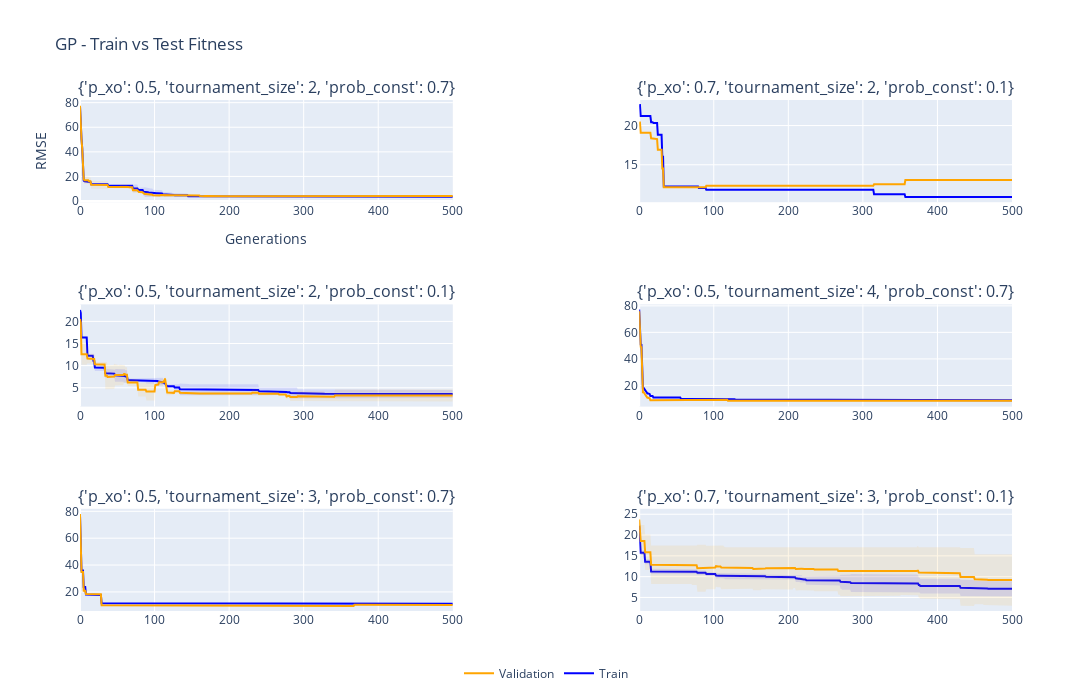

Notebook code cell kept with this figure:
### Markdown cell above
## Brief Bloat and Overfitting Discussion 

- Following nested cross-validation with grid search, the chosen hyperparameters remained varied.

- Solutions converge rapidly and plateau within the first 100 iterations, while continuing to grow in size—an unmistakable sign of bloat.

- In most cases, the training and validation curves align closely, indicating minimal overfitting.

### Code cell
fit_or_size_per_comb(k_outer,MODEL_NAME)

### Figure 1 — Plotly figure (JSON) as saved in the notebook; plotly's stock layout.template omitted (floating-point values rounded to 4 significant figures; data arrays with more than 128 entries replaced by an {"elided": "..."} marker saying what was removed)
{"data": [{"line": {"color": "blue"}, "mode": "lines", "name": "Train", "showlegend": true, "type": "scatter", "x": {"elided": "501 int values"}, "xaxis": "x", "y": {"elided": "501 float values"}, "yaxis": "y"}, {"line": {"width": 0}, "mode": "lines", "name": "+1 std Train", "showlegend": false, "type": "scatter", "x": {"elided": "501 int values"}, "xaxis": "x", "y": {"elided": "501 float values"}, "yaxis": "y"}, {"fill": "tonexty", "fillcolor": "rgba(0,0,255,0.1)", "line": {"width": 0}, "mode": "lines", "name": "-1 std Train", "showlegend": false, "type": "scatter", "x": {"elided": "501 int values"}, "xaxis": "x", "y": {"elided": "501 float values"}, "yaxis": "y"}, {"line": {"color": "orange"}, "mode": "lines", "name": "Validation", "showlegend": true, "type": "scatter", "x": {"elided": "501 int values"}, "xaxis": "x", "y": {"elided": "501 float values"}, "yaxis": "y"}, {"line": {"width": 0}, "mode": "lines", "name": "+1 std Val", "showlegend": false, "type": "scatter", "x": {"elided": "501 int values"}, "xaxis": "x", "y": {"elided": "501 float values"}, "yaxis": "y"}, {"fill": "tonexty", "fillcolor": "rgba(255,165,0,0.1)", "line": {"width": 0}, "mode": "lines", "name": "-1 std Val", "showlegend": false, "type": "scatter", "x": {"elided": "501 int values"}, "xaxis": "x", "y": {"elided": "501 float values"}, "yaxis": "y"}, {"line": {"color": "blue"}, "mode": "lines", "name": "Train", "showlegend": false, "type": "scatter", "x": {"elided": "501 int values"}, "xaxis": "x2", "y": {"elided": "501 float values"}, "yaxis": "y2"}, {"line": {"width": 0}, "mode": "lines", "name": "+1 std Train", "showlegend": false, "type": "scatter", "x": {"elided": "501 int values"}, "xaxis": "x2", "y": {"elided": "501 null values"}, "yaxis": "y2"}, {"fill": "tonexty", "fillcolor": "rgba(0,0,255,0.1)", "line": {"width": 0}, "mode": "lines", "name": "-1 std Train", "showlegend": false, "type": "scatter", "x": {"elided": "501 int values"}, "xaxis": "x2", "y": {"elided": "501 null values"}, "yaxis": "y2"}, {"line": {"color": "orange"}, "mode": "lines", "name": "Validation", "showlegend": false, "type": "scatter", "x": {"elided": "501 int values"}, "xaxis": "x2", "y": {"elided": "501 float values"}, "yaxis": "y2"}, {"line": {"width": 0}, "mode": "lines", "name": "+1 std Val", "showlegend": false, "type": "scatter", "x": {"elided": "501 int values"}, "xaxis": "x2", "y": {"elided": "501 null values"}, "yaxis": "y2"}, {"fill": "tonexty", "fillcolor": "rgba(255,165,0,0.1)", "line": {"width": 0}, "mode": "lines", "name": "-1 std Val", "showlegend": false, "type": "scatter", "x": {"elided": "501 int values"}, "xaxis": "x2", "y": {"elided": "501 null values"}, "yaxis": "y2"}, {"line": {"color": "blue"}, "mode": "lines", "name": "Train", "showlegend": false, "type": "scatter", "x": {"elided": "501 int values"}, "xaxis": "x3", "y": {"elided": "501 float values"}, "yaxis": "y3"}, {"line": {"width": 0}, "mode": "lines", "name": "+1 std Train", "showlegend": false, "type": "scatter", "x": {"elided": "501 int values"}, "xaxis": "x3", "y": {"elided": "501 float values"}, "yaxis": "y3"}, {"fill": "tonexty", "fillcolor": "rgba(0,0,255,0.1)", "line": {"width": 0}, "mode": "lines", "name": "-1 std Train", "showlegend": false, "type": "scatter", "x": {"elided": "501 int values"}, "xaxis": "x3", "y": {"elided": "501 float values"}, "yaxis": "y3"}, {"line": {"color": "orange"}, "mode": "lines", "name": "Validation", "showlegend": false, "type": "scatter", "x": {"elided": "501 int values"}, "xaxis": "x3", "y": {"elided": "501 float values"}, "yaxis": "y3"}, {"line": {"width": 0}, "mode": "lines", "name": "+1 std Val", "showlegend": false, "type": "scatter", "x": {"elided": "501 int values"}, "xaxis": "x3", "y": {"elided": "501 float values"}, "yaxis": "y3"}, {"fill": "tonexty", "fillcolor": "rgba(255,165,0,0.1)", "line": {"width": 0}, "mode": "lines", "name": "-1 std Val", "showlegend": false, "type": "scatter", "x": {"elided": "501 int values"}, "xaxis": "x3", "y": {"elided": "501 float values"}, "yaxis": "y3"}, {"line": {"color": "blue"}, "mode": "lines", "name": "Train", "showlegend": false, "type": "scatter", "x": {"elided": "501 int values"}, "xaxis": "x4", "y": {"elided": "501 float values"}, "yaxis": "y4"}, {"line": {"width": 0}, "mode": "lines", "name": "+1 std Train", "showlegend": false, "type": "scatter", "x": {"elided": "501 int values"}, "xaxis": "x4", "y": {"elided": "501 null values"}, "yaxis": "y4"}, {"fill": "tonexty", "fillcolor": "rgba(0,0,255,0.1)", "line": {"width": 0}, "mode": "lines", "name": "-1 std Train", "showlegend": false, "type": "scatter", "x": {"elided": "501 int values"}, "xaxis": "x4", "y": {"elided": "501 null values"}, "yaxis": "y4"}, {"line": {"color": "orange"}, "mode": "lines", "name": "Validation", "showlegend": false, "type": "scatter", "x": {"elided": "501 int values"}, "xaxis": "x4", "y": {"elided": "501 float values"}, "yaxis": "y4"}, {"line": {"width": 0}, "mode": "lines", "name": "+1 std Val", "showlegend": false, "type": "scatter", "x": {"elided": "501 int values"}, "xaxis": "x4", "y": {"elided": "501 null values"}, "yaxis": "y4"}, {"fill": "tonexty", "fillcolor": "rgba(255,165,0,0.1)", "line": {"width": 0}, "mode": "lines", "name": "-1 std Val", "showlegend": false, "type": "scatter", "x": {"elided": "501 int values"}, "xaxis": "x4", "y": {"elided": "501 null values"}, "yaxis": "y4"}, {"line": {"color": "blue"}, "mode": "lines", "name": "Train", "showlegend": false, "type": "scatter", "x": {"elided": "501 int values"}, "xaxis": "x5", "y": {"elided": "501 float values"}, "yaxis": "y5"}, {"line": {"width": 0}, "mode": "lines", "name": "+1 std Train", "showlegend": false, "type": "scatter", "x": {"elided": "501 int values"}, "xaxis": "x5", "y": {"elided": "501 null values"}, "yaxis": "y5"}, {"fill": "tonexty", "fillcolor": "rgba(0,0,255,0.1)", "line": {"width": 0}, "mode": "lines", "name": "-1 std Train", "showlegend": false, "type": "scatter", "x": {"elided": "501 int values"}, "xaxis": "x5", "y": {"elided": "501 null values"}, "yaxis": "y5"}, {"line": {"color": "orange"}, "mode": "lines", "name": "Validation", "showlegend": false, "type": "scatter", "x": {"elided": "501 int values"}, "xaxis": "x5", "y": {"elided": "501 float values"}, "yaxis": "y5"}, {"line": {"width": 0}, "mode": "lines", "name": "+1 std Val", "showlegend": false, "type": "scatter", "x": {"elided": "501 int values"}, "xaxis": "x5", "y": {"elided": "501 null values"}, "yaxis": "y5"}, {"fill": "tonexty", "fillcolor": "rgba(255,165,0,0.1)", "line": {"width": 0}, "mode": "lines", "name": "-1 std Val", "showlegend": false, "type": "scatter", "x": {"elided": "501 int values"}, "xaxis": "x5", "y": {"elided": "501 null values"}, "yaxis": "y5"}, {"line": {"color": "blue"}, "mode": "lines", "name": "Train", "showlegend": false, "type": "scatter", "x": {"elided": "501 int values"}, "xaxis": "x6", "y": {"elided": "501 float values"}, "yaxis": "y6"}, {"line": {"width": 0}, "mode": "lines", "name": "+1 std Train", "showlegend": false, "type": "scatter", "x": {"elided": "501 int values"}, "xaxis": "x6", "y": {"elided": "501 float values"}, "yaxis": "y6"}, {"fill": "tonexty", "fillcolor": "rgba(0,0,255,0.1)", "line": {"width": 0}, "mode": "lines", "name": "-1 std Train", "showlegend": false, "type": "scatter", "x": {"elided": "501 int values"}, "xaxis": "x6", "y": {"elided": "501 float values"}, "yaxis": "y6"}, {"line": {"color": "orange"}, "mode": "lines", "name": "Validation", "showlegend": false, "type": "scatter", "x": {"elided": "501 int values"}, "xaxis": "x6", "y": {"elided": "501 float values"}, "yaxis": "y6"}, {"line": {"width": 0}, "mode": "lines", "name": "+1 std Val", "showlegend": false, "type": "scatter", "x": {"elided": "501 int values"}, "xaxis": "x6", "y": {"elided": "501 float values"}, "yaxis": "y6"}, {"fill": "tonexty", "fillcolor": "rgba(255,165,0,0.1)", "line": {"width": 0}, "mode": "lines", "name": "-1 std Val", "showlegend": false, "type": "scatter", "x": {"elided": "501 int values"}, "xaxis": "x6", "y": {"elided": "501 float values"}, "yaxis": "y6"}], "layout": {"annotations": [{"font": {"size": 16}, "showarrow": false, "text": "{'p_xo': 0.5, 'tournament_size': 2, 'prob_const': 0.7}", "x": 0.2, "xanchor": "center", "xref": "paper", "y": 1, "yanchor": "bottom", "yref": "paper"}, {"font": {"size": 16}, "showarrow": false, "text": "{'p_xo': 0.7, 'tournament_size': 2, 'prob_const': 0.1}", "x": 0.8, "xanchor": "center", "xref": "paper", "y": 1, "yanchor": "bottom", "yref": "paper"}, {"font": {"size": 16}, "showarrow": false, "text": "{'p_xo': 0.5, 'tournament_size': 2, 'prob_const': 0.1}", "x": 0.2, "xanchor": "center", "xref": "paper", "y": 0.6, "yanchor": "bottom", "yref": "paper"}, {"font": {"size": 16}, "showarrow": false, "text": "{'p_xo': 0.5, 'tournament_size': 4, 'prob_const': 0.7}", "x": 0.8, "xanchor": "center", "xref": "paper", "y": 0.6, "yanchor": "bottom", "yref": "paper"}, {"font": {"size": 16}, "showarrow": false, "text": "{'p_xo': 0.5, 'tournament_size': 3, 'prob_const': 0.7}", "x": 0.2, "xanchor": "center", "xref": "paper", "y": 0.2, "yanchor": "bottom", "yref": "paper"}, {"font": {"size": 16}, "showarrow": false, "text": "{'p_xo': 0.7, 'tournament_size': 3, 'prob_const': 0.1}", "x": 0.8, "xanchor": "center", "xref": "paper", "y": 0.2, "yanchor": "bottom", "yref": "paper"}], "height": 700, "legend": {"orientation": "h", "x": 0.5, "xanchor": "center", "y": -0.15, "yanchor": "bottom"}, "title": {"text": "GP - Train vs Test Fitness"}, "width": 1100, "xaxis": {"anchor": "y", "domain": [0, 0.4], "title": {"text": "Generations"}}, "xaxis2": {"anchor": "y2", "domain": [0.6, 1]}, "xaxis3": {"anchor": "y3", "domain": [0, 0.4]}, "xaxis4": {"anchor": "y4", "domain": [0.6, 1]}, "xaxis5": {"anchor": "y5", "domain": [0, 0.4]}, "xaxis6": {"anchor": "y6", "domain": [0.6, 1]}, "yaxis": {"anchor": "x", "domain": [0.8, 1], "range": [0, null], "title": {"text": "RMSE"}}, "yaxis2": {"anchor": "x2", "domain": [0.8, 1], "range": [0, null]}, "yaxis3": {"anchor": "x3", "domain": [0.4, 0.6], "range": [0, null]}, "yaxis4": {"anchor": "x4", "domain": [0.4, 0.6], "range": [0, null]}, "yaxis5": {"anchor": "x5", "domain": [0, 0.2], "range": [0, null]}, "yaxis6": {"anchor": "x6", "domain": [0, 0.2], "range": [0, null]}}}
